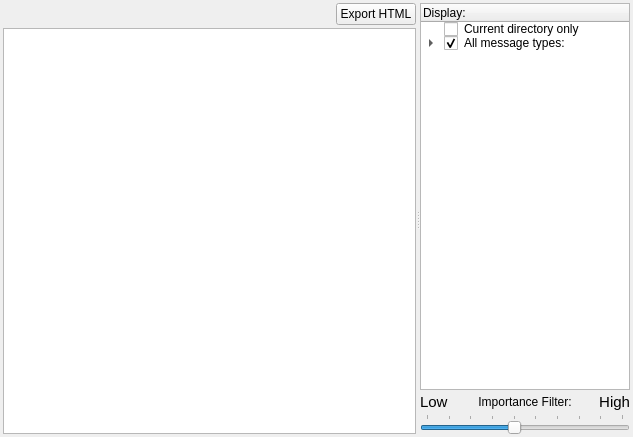
<?xml version="1.0" encoding="UTF-8"?>
<ui version="4.0">
 <class>Form</class>
 <widget class="QWidget" name="Form">
  <property name="geometry">
   <rect>
    <x>0</x>
    <y>0</y>
    <width>633</width>
    <height>437</height>
   </rect>
  </property>
  <property name="sizePolicy">
   <sizepolicy hsizetype="Ignored" vsizetype="Ignored">
    <horstretch>0</horstretch>
    <verstretch>0</verstretch>
   </sizepolicy>
  </property>
  <property name="windowTitle">
   <string>Form</string>
  </property>
  <layout class="QGridLayout" name="gridLayout_2">
   <property name="margin">
    <number>3</number>
   </property>
   <property name="spacing">
    <number>3</number>
   </property>
   <item row="0" column="0">
    <widget class="QSplitter" name="splitter">
     <property name="orientation">
      <enum>Qt::Horizontal</enum>
     </property>
     <widget class="QWidget" name="widget" native="true">
      <property name="sizePolicy">
       <sizepolicy hsizetype="Preferred" vsizetype="Preferred">
        <horstretch>6</horstretch>
        <verstretch>0</verstretch>
       </sizepolicy>
      </property>
      <layout class="QGridLayout" name="gridLayout">
       <property name="spacing">
        <number>3</number>
       </property>
       <item row="0" column="2">
        <widget class="QPushButton" name="exportHtmlBtn">
         <property name="text">
          <string>Export HTML</string>
         </property>
        </widget>
       </item>
       <item row="0" column="0">
        <widget class="QLabel" name="dirLabel">
         <property name="text">
          <string/>
         </property>
        </widget>
       </item>
       <item row="0" column="1">
        <spacer name="horizontalSpacer">
         <property name="orientation">
          <enum>Qt::Horizontal</enum>
         </property>
         <property name="sizeHint" stdset="0">
          <size>
           <width>148</width>
           <height>20</height>
          </size>
         </property>
        </spacer>
       </item>
       <item row="1" column="0" colspan="3">
        <widget class="QTextBrowser" name="output">
         <property name="openLinks">
          <bool>false</bool>
         </property>
        </widget>
       </item>
      </layout>
     </widget>
     <widget class="QWidget" name="widget" native="true">
      <property name="sizePolicy">
       <sizepolicy hsizetype="Preferred" vsizetype="Preferred">
        <horstretch>1</horstretch>
        <verstretch>0</verstretch>
       </sizepolicy>
      </property>
      <layout class="QVBoxLayout" name="verticalLayout">
       <property name="spacing">
        <number>3</number>
       </property>
       <item>
        <widget class="TreeWidget" name="filterTree">
         <property name="sizePolicy">
          <sizepolicy hsizetype="MinimumExpanding" vsizetype="Expanding">
           <horstretch>0</horstretch>
           <verstretch>0</verstretch>
          </sizepolicy>
         </property>
         <property name="minimumSize">
          <size>
           <width>210</width>
           <height>0</height>
          </size>
         </property>
         <property name="maximumSize">
          <size>
           <width>8777205</width>
           <height>16777215</height>
          </size>
         </property>
         <property name="editTriggers">
          <set>QAbstractItemView::NoEditTriggers</set>
         </property>
         <property name="showDropIndicator" stdset="0">
          <bool>false</bool>
         </property>
         <property name="dragEnabled">
          <bool>true</bool>
         </property>
         <property name="selectionMode">
          <enum>QAbstractItemView::NoSelection</enum>
         </property>
         <property name="selectionBehavior">
          <enum>QAbstractItemView::SelectItems</enum>
         </property>
         <column>
          <property name="text">
           <string>Display:</string>
          </property>
         </column>
         <item>
          <property name="text">
           <string>Current directory only</string>
          </property>
          <property name="checkState">
           <enum>Unchecked</enum>
          </property>
          <property name="flags">
           <set>ItemIsUserCheckable|ItemIsEnabled</set>
          </property>
         </item>
         <item>
          <property name="text">
           <string>All message types:</string>
          </property>
          <property name="checkState">
           <enum>Checked</enum>
          </property>
          <property name="flags">
           <set>ItemIsDropEnabled|ItemIsUserCheckable|ItemIsEnabled</set>
          </property>
          <item>
           <property name="text">
            <string>user</string>
           </property>
           <property name="checkState">
            <enum>Checked</enum>
           </property>
           <property name="flags">
            <set>ItemIsUserCheckable|ItemIsEnabled</set>
           </property>
          </item>
          <item>
           <property name="text">
            <string>status</string>
           </property>
           <property name="checkState">
            <enum>Checked</enum>
           </property>
           <property name="flags">
            <set>ItemIsUserCheckable|ItemIsEnabled</set>
           </property>
          </item>
          <item>
           <property name="text">
            <string>warning</string>
           </property>
           <property name="checkState">
            <enum>Checked</enum>
           </property>
           <property name="flags">
            <set>ItemIsUserCheckable|ItemIsEnabled</set>
           </property>
          </item>
          <item>
           <property name="text">
            <string>error</string>
           </property>
           <property name="checkState">
            <enum>Checked</enum>
           </property>
           <property name="flags">
            <set>ItemIsUserCheckable|ItemIsEnabled</set>
           </property>
          </item>
         </item>
        </widget>
       </item>
       <item>
        <layout class="QHBoxLayout" name="horizontalLayout">
         <property name="spacing">
          <number>0</number>
         </property>
         <item>
          <widget class="QLabel" name="label_2">
           <property name="font">
            <font>
             <pointsize>11</pointsize>
            </font>
           </property>
           <property name="text">
            <string>Low</string>
           </property>
           <property name="indent">
            <number>0</number>
           </property>
          </widget>
         </item>
         <item>
          <widget class="QLabel" name="label">
           <property name="text">
            <string>Importance Filter:</string>
           </property>
           <property name="alignment">
            <set>Qt::AlignCenter</set>
           </property>
          </widget>
         </item>
         <item>
          <widget class="QLabel" name="label_3">
           <property name="font">
            <font>
             <pointsize>11</pointsize>
            </font>
           </property>
           <property name="text">
            <string>High</string>
           </property>
           <property name="alignment">
            <set>Qt::AlignRight|Qt::AlignTrailing|Qt::AlignVCenter</set>
           </property>
          </widget>
         </item>
        </layout>
       </item>
       <item>
        <widget class="QSlider" name="importanceSlider">
         <property name="sizePolicy">
          <sizepolicy hsizetype="Expanding" vsizetype="Fixed">
           <horstretch>0</horstretch>
           <verstretch>0</verstretch>
          </sizepolicy>
         </property>
         <property name="maximum">
          <number>9</number>
         </property>
         <property name="pageStep">
          <number>0</number>
         </property>
         <property name="value">
          <number>4</number>
         </property>
         <property name="tracking">
          <bool>true</bool>
         </property>
         <property name="orientation">
          <enum>Qt::Horizontal</enum>
         </property>
         <property name="tickPosition">
          <enum>QSlider::TicksAbove</enum>
         </property>
         <property name="tickInterval">
          <number>1</number>
         </property>
        </widget>
       </item>
      </layout>
     </widget>
    </widget>
   </item>
  </layout>
 </widget>
 <customwidgets>
  <customwidget>
   <class>TreeWidget</class>
   <extends>QTreeWidget</extends>
   <header>acq4.pyqtgraph</header>
  </customwidget>
 </customwidgets>
 <resources/>
 <connections/>
</ui>
